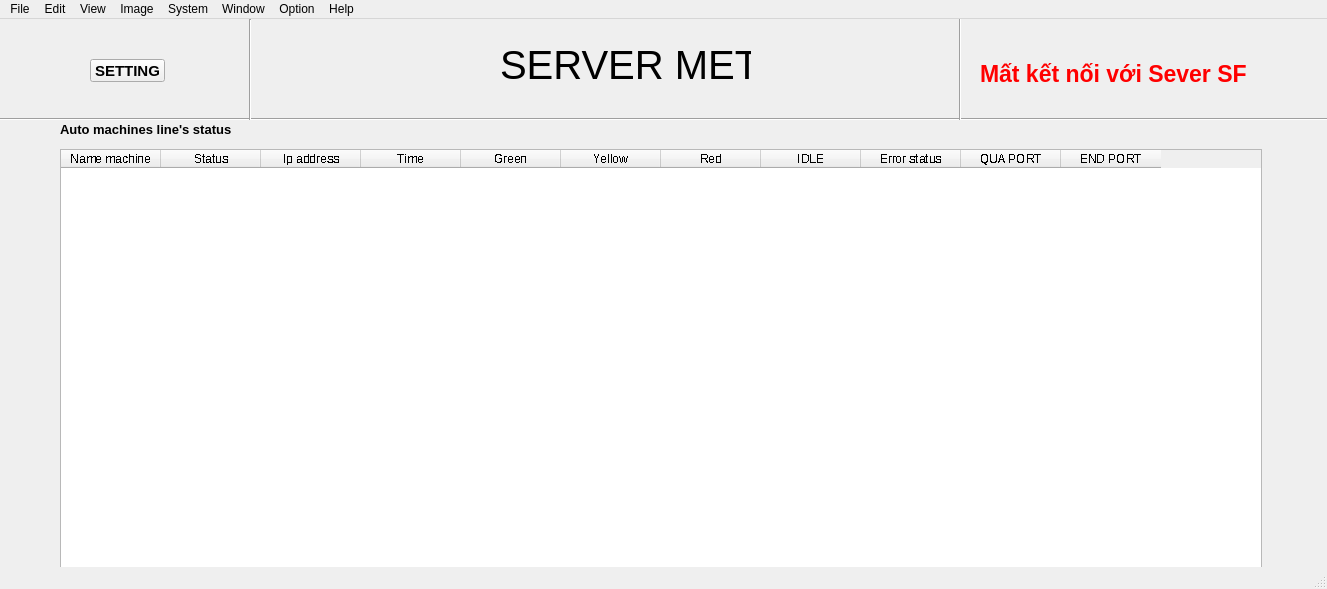
<?xml version="1.0" encoding="UTF-8"?>
<ui version="4.0">
 <class>MainWindow</class>
 <widget class="QMainWindow" name="MainWindow">
  <property name="geometry">
   <rect>
    <x>0</x>
    <y>0</y>
    <width>1327</width>
    <height>589</height>
   </rect>
  </property>
  <property name="windowTitle">
   <string>MainWindow</string>
  </property>
  <widget class="QWidget" name="centralwidget">
   <widget class="QPushButton" name="setting">
    <property name="geometry">
     <rect>
      <x>90</x>
      <y>40</y>
      <width>75</width>
      <height>23</height>
     </rect>
    </property>
    <property name="font">
     <font>
      <pointsize>11</pointsize>
      <weight>75</weight>
      <bold>true</bold>
     </font>
    </property>
    <property name="text">
     <string>SETTING</string>
    </property>
   </widget>
   <widget class="QLabel" name="nameproject">
    <property name="geometry">
     <rect>
      <x>60</x>
      <y>100</y>
      <width>191</width>
      <height>21</height>
     </rect>
    </property>
    <property name="font">
     <font>
      <pointsize>10</pointsize>
      <weight>75</weight>
      <bold>true</bold>
     </font>
    </property>
    <property name="text">
     <string>Auto machines line's status</string>
    </property>
   </widget>
   <widget class="QTableWidget" name="dgvMachineStatus">
    <property name="geometry">
     <rect>
      <x>60</x>
      <y>130</y>
      <width>1202</width>
      <height>431</height>
     </rect>
    </property>
    <property name="sizePolicy">
     <sizepolicy hsizetype="Fixed" vsizetype="Fixed">
      <horstretch>0</horstretch>
      <verstretch>0</verstretch>
     </sizepolicy>
    </property>
    <property name="minimumSize">
     <size>
      <width>1061</width>
      <height>161</height>
     </size>
    </property>
    <property name="font">
     <font>
      <pointsize>9</pointsize>
      <italic>false</italic>
      <stylestrategy>NoAntialias</stylestrategy>
     </font>
    </property>
    <property name="autoFillBackground">
     <bool>true</bool>
    </property>
    <property name="sizeAdjustPolicy">
     <enum>QAbstractScrollArea::AdjustToContents</enum>
    </property>
    <property name="verticalScrollMode">
     <enum>QAbstractItemView::ScrollPerPixel</enum>
    </property>
    <property name="horizontalScrollMode">
     <enum>QAbstractItemView::ScrollPerPixel</enum>
    </property>
    <column>
     <property name="text">
      <string>Name machine</string>
     </property>
    </column>
    <column>
     <property name="text">
      <string>Status</string>
     </property>
    </column>
    <column>
     <property name="text">
      <string>Ip address</string>
     </property>
    </column>
    <column>
     <property name="text">
      <string>Time</string>
     </property>
    </column>
    <column>
     <property name="text">
      <string>Green</string>
     </property>
    </column>
    <column>
     <property name="text">
      <string>Yellow</string>
     </property>
    </column>
    <column>
     <property name="text">
      <string>Red</string>
     </property>
    </column>
    <column>
     <property name="text">
      <string>IDLE</string>
     </property>
    </column>
    <column>
     <property name="text">
      <string>Error status</string>
     </property>
    </column>
    <column>
     <property name="text">
      <string>QUA PORT</string>
     </property>
    </column>
    <column>
     <property name="text">
      <string>END PORT</string>
     </property>
    </column>
   </widget>
   <widget class="QLabel" name="lbStatus">
    <property name="geometry">
     <rect>
      <x>980</x>
      <y>40</y>
      <width>301</width>
      <height>31</height>
     </rect>
    </property>
    <property name="font">
     <font>
      <pointsize>17</pointsize>
      <weight>75</weight>
      <bold>true</bold>
     </font>
    </property>
    <property name="text">
     <string>&lt;html&gt;&lt;head/&gt;&lt;body&gt;&lt;p&gt;&lt;span style=&quot; color:#ff0000;&quot;&gt;Mất kết nối với Sever SF&lt;/span&gt;&lt;/p&gt;&lt;/body&gt;&lt;/html&gt;</string>
    </property>
   </widget>
   <widget class="Line" name="line">
    <property name="geometry">
     <rect>
      <x>0</x>
      <y>90</y>
      <width>1331</width>
      <height>20</height>
     </rect>
    </property>
    <property name="font">
     <font>
      <pointsize>11</pointsize>
     </font>
    </property>
    <property name="orientation">
     <enum>Qt::Horizontal</enum>
    </property>
   </widget>
   <widget class="Line" name="line_2">
    <property name="geometry">
     <rect>
      <x>950</x>
      <y>-10</y>
      <width>20</width>
      <height>111</height>
     </rect>
    </property>
    <property name="orientation">
     <enum>Qt::Vertical</enum>
    </property>
   </widget>
   <widget class="Line" name="line_3">
    <property name="geometry">
     <rect>
      <x>240</x>
      <y>0</y>
      <width>20</width>
      <height>101</height>
     </rect>
    </property>
    <property name="orientation">
     <enum>Qt::Vertical</enum>
    </property>
   </widget>
   <widget class="QLabel" name="name">
    <property name="geometry">
     <rect>
      <x>500</x>
      <y>20</y>
      <width>251</width>
      <height>51</height>
     </rect>
    </property>
    <property name="font">
     <font>
      <pointsize>30</pointsize>
     </font>
    </property>
    <property name="text">
     <string>SERVER MET</string>
    </property>
   </widget>
   <zorder>nameproject</zorder>
   <zorder>dgvMachineStatus</zorder>
   <zorder>lbStatus</zorder>
   <zorder>line</zorder>
   <zorder>line_2</zorder>
   <zorder>line_3</zorder>
   <zorder>name</zorder>
   <zorder>setting</zorder>
  </widget>
  <widget class="QStatusBar" name="statusbar"/>
  <widget class="QMenuBar" name="menubar">
   <property name="geometry">
    <rect>
     <x>0</x>
     <y>0</y>
     <width>1327</width>
     <height>21</height>
    </rect>
   </property>
   <widget class="QMenu" name="menuFile">
    <property name="title">
     <string>File</string>
    </property>
   </widget>
   <widget class="QMenu" name="menuEdit">
    <property name="title">
     <string>Edit</string>
    </property>
   </widget>
   <widget class="QMenu" name="menuView">
    <property name="title">
     <string>View</string>
    </property>
   </widget>
   <widget class="QMenu" name="menuImage">
    <property name="title">
     <string>Image</string>
    </property>
   </widget>
   <widget class="QMenu" name="menuSystem">
    <property name="title">
     <string>System</string>
    </property>
   </widget>
   <widget class="QMenu" name="menuWindow">
    <property name="title">
     <string>Window</string>
    </property>
   </widget>
   <widget class="QMenu" name="menuOption">
    <property name="title">
     <string>Option</string>
    </property>
   </widget>
   <widget class="QMenu" name="menuHelp">
    <property name="title">
     <string>Help</string>
    </property>
   </widget>
   <addaction name="menuFile"/>
   <addaction name="menuEdit"/>
   <addaction name="menuView"/>
   <addaction name="menuImage"/>
   <addaction name="menuSystem"/>
   <addaction name="menuWindow"/>
   <addaction name="menuOption"/>
   <addaction name="menuHelp"/>
  </widget>
 </widget>
 <resources/>
 <connections/>
</ui>
